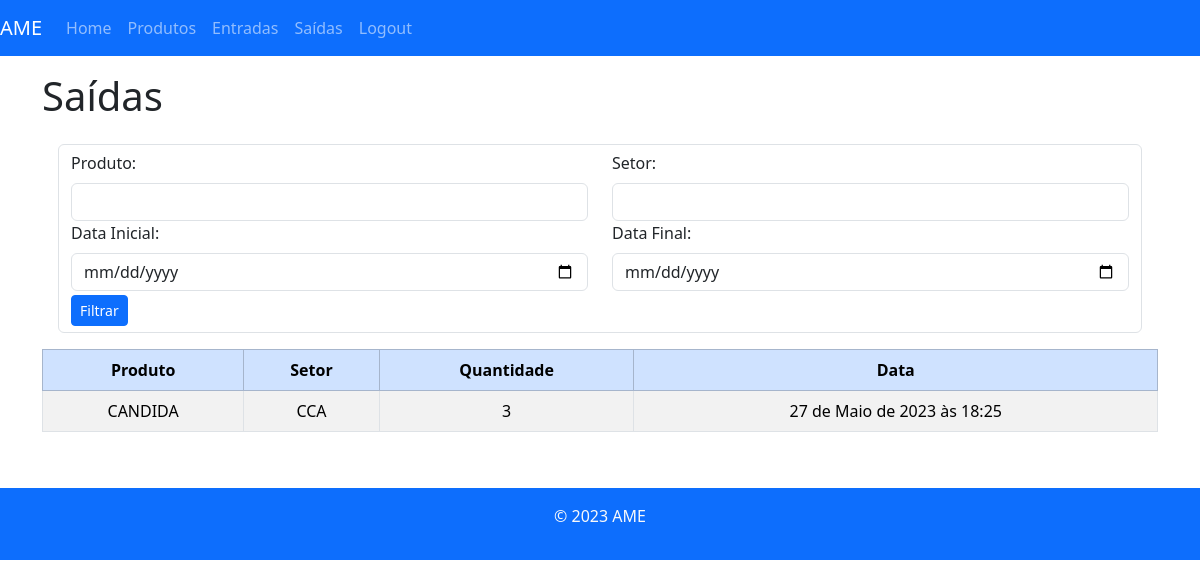
/saidas/ (signed in), run on an earlier commit of the app's database.
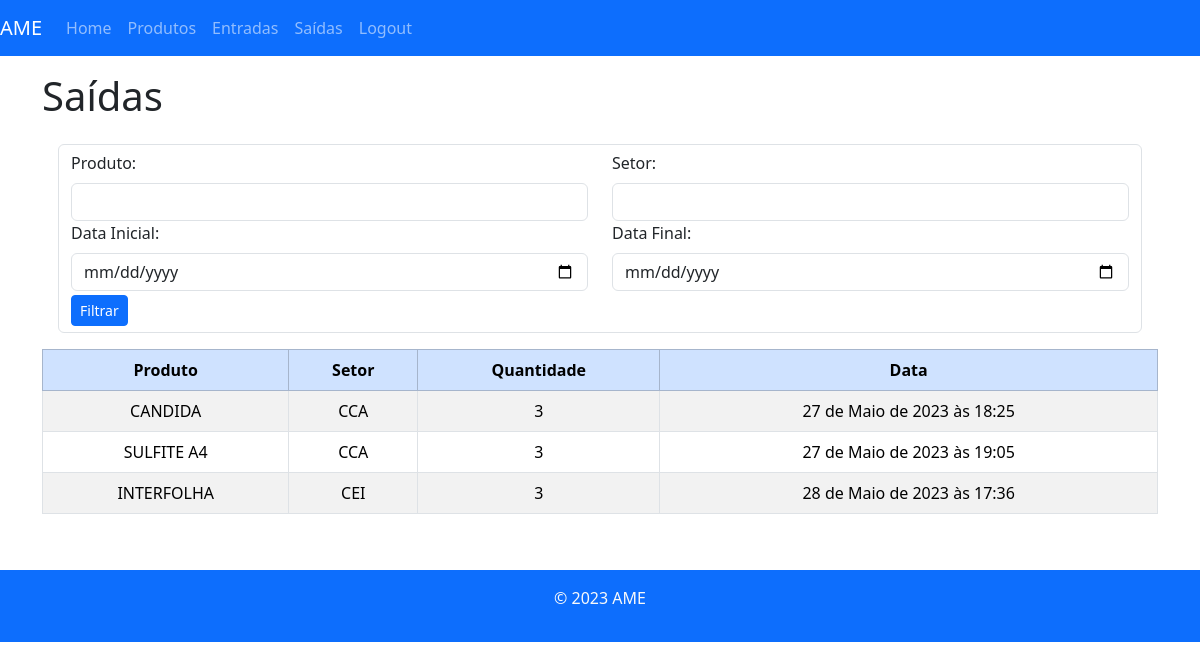
And on a later commit of the database.
### almoxarifado/models.py (models this page shows, shortened)
class Saida(models.Model):
    produto = models.ForeignKey(Produto, on_delete=models.CASCADE)
    setor = models.ForeignKey(Setor, on_delete=models.CASCADE)
    quantidade = models.PositiveIntegerField()
    criado_em = models.DateTimeField(auto_now_add=True)
    usuario = models.ForeignKey(User, on_delete=models.CASCADE)

class Produto(models.Model):
    nome = models.CharField(max_length=255)
    descricao = models.TextField()
    quantidade = models.PositiveIntegerField()
    estoque_minimo = models.PositiveIntegerField()
    categoria = models.ForeignKey(Categoria, on_delete=models.CASCADE, default="")
    local = models.ForeignKey(LocalPrateleira, on_delete=models.CASCADE, default="")
    def __str__(self):
        return self.nome

class Setor(models.Model):
    setorNome = models.CharField(max_length=64)
    def __str__(self):
        return self.setorNome

### almoxarifado/views.py (the view)
# urls.py: path('saidas/', saidas_view, name='saidas'),
@login_required
def saidas_view(request):
    saidas = Saida.objects.all()
    produto = request.GET.get('produto')
    setor = request.GET.get('setor')
    data_inicial = request.GET.get('data_inicial')
    data_final = request.GET.get('data_final')
    if data_inicial:
        data_inicial = datetime.strptime(data_inicial, '%Y-%m-%d').date()
    if data_final:
        data_final = datetime.strptime(data_final, '%Y-%m-%d').date()
    if produto:
        saidas = saidas.filter(Q(produto__nome__icontains=produto))
    if setor:
        saidas = saidas.filter(Q(setor__setorNome__icontains=setor))
    if data_inicial and data_final:
        saidas = saidas.filter(criado_em__range=[data_inicial, data_final])
    return render(request, 'saidas.html', {'saidas': saidas})

### almoxarifado/templates/saidas.html (shortened to what this page needs)
{% extends 'base.html' %}
{% load django_bootstrap5 %}
{% block content %}
  <h1>Saídas</h1>
  <div class="container-fluid">
    <div class="row">
      <div class="col-12 text-dark p-3">
        <form class="form-control">
          <div class="row">
            <div class="col-md-6">
              <div class="form-group">
                <label for="produto" class="form-label">Produto:</label>
                <input type="text" name="produto" class="form-control">
              </div>
            </div>
            <div class="col-md-6">
              <div class="form-group">
                <label for="setor" class="form-label">Setor:</label>
                <input type="text" name="setor" class="form-control">
              </div>
            </div>
          </div>
          <div class="row">
            <div class="col-md-6">
              <div class="form-group">
                <label for="data_inicial" class="form-label">Data Inicial:</label>
                <input type="date" name="data_inicial" class="form-control">
              </div>
            </div>
            <div class="col-md-6">
              <div class="form-group">
                <label for="data_final" class="form-label">Data Final:</label>
                <input type="date" name="data_final" class="form-control">
              </div>
            </div>
          </div>
          <button class="btn btn-primary btn-sm mt-1 " type="submit">Filtrar</button>
        </form>
      </div>
    </div>
  </div>
  <div class="table-responsive">
    <table class="table table-hover table-striped table-bordered ">
      <thead class="table-primary">
        <tr>
          <th>Produto</th>
          <th>Setor</th>
          <th>Quantidade</th>
          <th>Data</th>
        </tr>
      </thead>
      <tbody>
        {% for saida in saidas %}
          <tr>
            <td>{{ saida.produto }}</td>
            <td>{{ saida.setor }}</td>
            <td>{{ saida.quantidade }}</td>
            <td>{{ saida.criado_em }}</td>
          </tr>
        {% endfor %}
      </tbody>
    </table>
  </div>
  <br>
{% endblock %}

### almoxarifado/templates/base.html (shortened to what this page needs)
{% load static %}
<!DOCTYPE html>
<html lang="pt-br">
  <head>
    {% load django_bootstrap5 %}
    {% bootstrap_css %}
  </head>
  <body>
    <header>
      <nav class="navbar navbar-expand-lg navbar-dark bg-primary">
        <a class="navbar-brand" href="{% url 'home' %}">AME</a>
        <div class="collapse navbar-collapse" id="navbarNav">
          <ul class="navbar-nav">
            <li class="nav-item">
              <a class="nav-link" href="{% url 'home' %}">Home</a>
            </li>
            <li class="nav-item">
              <a class="nav-link" href="{% url 'produtos' %}">Produtos</a>
            </li>
            <li class="nav-item">
              <a class="nav-link" href="{% url 'entradas' %}">Entradas</a>
            </li>
            <li class="nav-item">
              <a class="nav-link" href="{% url 'saidas' %}">Saídas</a>
            </li>
            {% if user.is_authenticated %}
            <li class="nav-item">
              <a class="nav-link" href="{% url 'logout' %}">Logout</a>
            </li>
            {% else %}
            <li class="nav-item">
              <a class="nav-link" href="{% url 'login' %}">Login</a>
            </li>
            {% endif %}
          </ul>
        </div>
      </nav>
    </header>
    <main class="container mt-3">
      {% block content %}{% endblock %}
    </main>
    <footer class="bg-primary text-light mt-3 py-3">
      <div class="container text-center">
        <p>&copy; 2023 AME</p>
      </div>
    </footer>

### almoxarifado/templates/base.html (style rules this page uses)
td, thead { text-align: center; }

What changed in the data, as far as the page shows it:
added Saida: produto "SULFITE A4", setor "CCA", quantidade "3", criado_em "27 de Maio de 2023 às 19:05"
added Saida: produto "INTERFOLHA", setor "CEI", quantidade "3", criado_em "28 de Maio de 2023 às 17:36"
